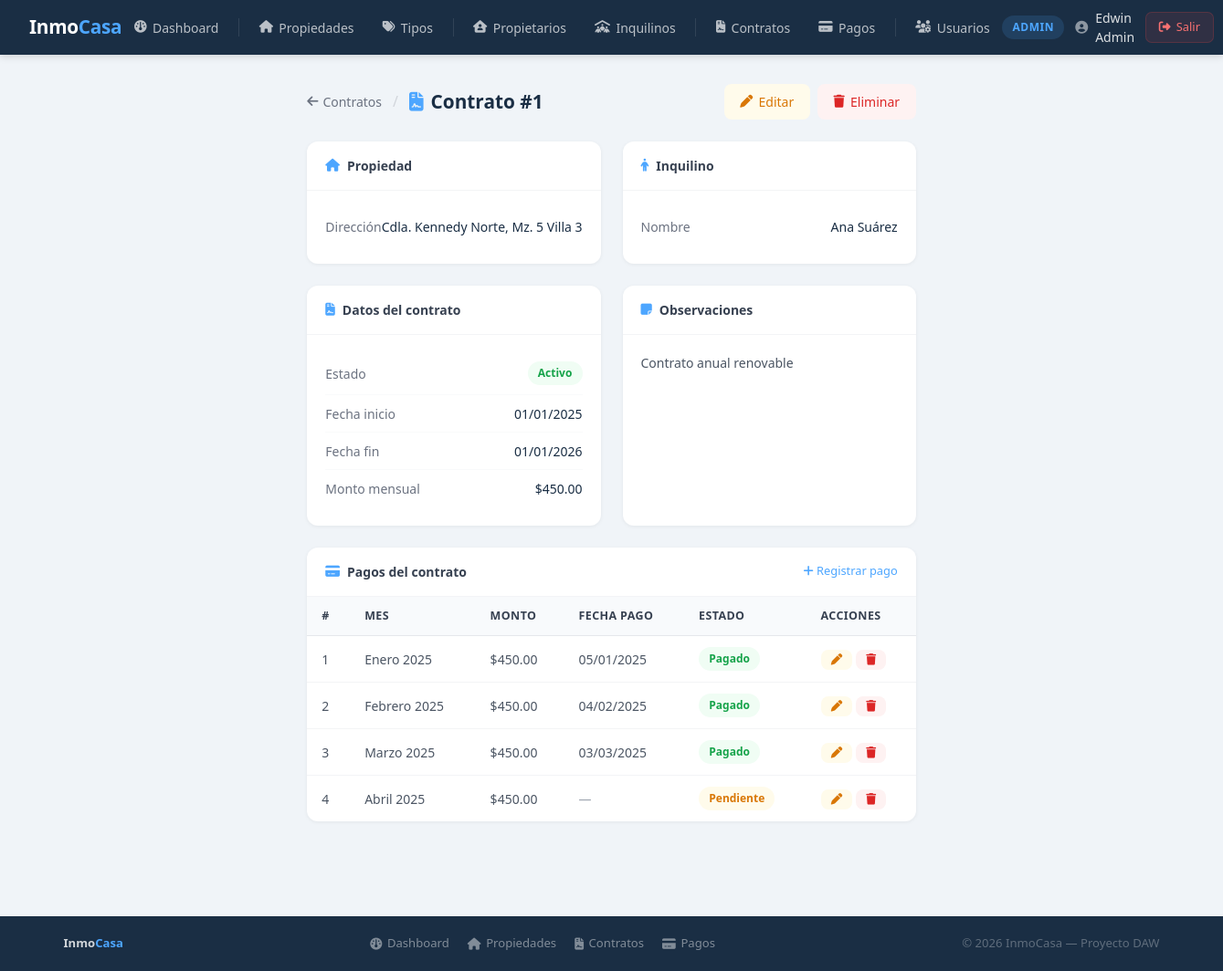
Screenshot of /index.php?action=contrato_detalle&id=1 (signed in) with the database file from the repository.
### tables this page shows
CREATE TABLE IF NOT EXISTS contratos (
    id INT AUTO_INCREMENT PRIMARY KEY,
    propiedad_id INT NOT NULL,
    inquilino_id INT NOT NULL,
    fecha_inicio DATE NOT NULL,
    fecha_fin DATE NOT NULL,
    monto_mensual DECIMAL(10,2) NOT NULL,
    estado ENUM('Activo', 'Finalizado', 'Cancelado') DEFAULT 'Activo',
    observaciones TEXT,
    created_at TIMESTAMP DEFAULT CURRENT_TIMESTAMP,
    FOREIGN KEY (propiedad_id) REFERENCES propiedades(id),
    FOREIGN KEY (inquilino_id) REFERENCES inquilinos(id)
);

CREATE TABLE IF NOT EXISTS propiedades (
    id INT AUTO_INCREMENT PRIMARY KEY,
    direccion VARCHAR(200) NOT NULL,
    precio DECIMAL(10,2) NOT NULL,
    metros2 DECIMAL(8,2) NOT NULL,
    descripcion TEXT,
    estado ENUM('Disponible', 'Arrendada', 'En venta', 'Vendida') DEFAULT 'Disponible',
    tipo_id INT NOT NULL,
    propietario_id INT NOT NULL,
    created_at TIMESTAMP DEFAULT CURRENT_TIMESTAMP,
    FOREIGN KEY (tipo_id) REFERENCES tipos_inmueble(id),
    FOREIGN KEY (propietario_id) REFERENCES propietarios(id)
);

CREATE TABLE IF NOT EXISTS inquilinos (
    id INT AUTO_INCREMENT PRIMARY KEY,
    nombre VARCHAR(100) NOT NULL,
    cedula VARCHAR(13) NOT NULL UNIQUE,
    telefono VARCHAR(15),
    email VARCHAR(100) NOT NULL UNIQUE,
    direccion VARCHAR(200),
    referencia VARCHAR(200),
    created_at TIMESTAMP DEFAULT CURRENT_TIMESTAMP
);

CREATE TABLE IF NOT EXISTS pagos (
    id INT AUTO_INCREMENT PRIMARY KEY,
    contrato_id INT NOT NULL,
    fecha_pago DATE,
    monto DECIMAL(10,2) NOT NULL,
    mes_correspondiente VARCHAR(20) NOT NULL,
    estado ENUM('Pagado', 'Pendiente', 'Vencido') DEFAULT 'Pendiente',
    observaciones TEXT,
    created_at TIMESTAMP DEFAULT CURRENT_TIMESTAMP,
    FOREIGN KEY (contrato_id) REFERENCES contratos(id)
);

### app/controllers/ContratoController.php (called while the page is built, shortened)
<?php
include_once __DIR__ . '/../models/Contrato.php';
class ContratoController {
    private $modelo;
    public function __construct() {
        $this->modelo = new Contrato();
    }
    public function detalle($id) {
        $contrato = $this->modelo->obtenerPorId($id);
        include_once __DIR__ . '/../views/contratos/detalle.php';
    }
}
?>

### config/database.example.php (called while the page is built, shortened)
<?php
class Database{
    private static $conn = null;
    public static function getConexion(){
        if( self::$conn === null){
            try{
                $dsn = 'mysql:host='.DB_HOST .
                ';port='. DB_PORT .
                ';dbname='.DB_NAME .
                ';charset=utf8';
                self::$conn = new PDO($dsn , DB_USER,DB_PASS ,[
                    PDO::ATTR_ERRMODE => PDO::ERRMODE_EXCEPTION,
                    PDO::ATTR_DEFAULT_FETCH_MODE => PDO::FETCH_ASSOC,
                    PDO::ATTR_EMULATE_PREPARES => false,
                ]);
            }catch(PDOException $e){
                die("Error de conexion: ". $e->getMessage());
            }
        }
        return self::$conn;
    }
}
?>

### app/models/Contrato.php (called while the page is built, shortened)
<?php
class Contrato
{
    private $conn;
    public function __construct()
    {
        $this->conn = Database::getConexion();
    }
    public function obtenerPorId($id)
    {
        try {
            $sql = "SELECT c.*,
            p.direccion AS propiedad_direccion,
            p.propietario_id,
            i.nombre AS nombre_inquilino
            FROM contratos c
            INNER JOIN propiedades p ON c.propiedad_id = p.id
            Inner join inquilinos i ON c.inquilino_id = i.id
            WHERE c.id = ?";
            $stmt = $this->conn->prepare($sql);
            $stmt->execute([$id]);
            return $stmt->fetch();
        } catch (PDOException $e) {
            return ["Exito" => false, "mensaje" => "Error de obtener por id" . $e->getMessage()];
        }
    }
}

### app/models/Pago.php (called while the page is built, shortened)
<?php
class Pago {
    private $conn;
    public function __construct() {
        $this->conn = Database::getConexion();
    }
    public function obtenerPorContrato($contrato_id) {
        try {
            $sql = "SELECT p.*,
                    i.nombre AS inquilino_nombre
                    FROM pagos p
                    INNER JOIN contratos c ON p.contrato_id = c.id
                    INNER JOIN inquilinos i ON c.inquilino_id = i.id
                    WHERE p.contrato_id = ?
                    ORDER BY p.created_at DESC";
            $stmt = $this->conn->prepare($sql);
            $stmt->execute([$contrato_id]);
            return $stmt->fetchAll();
        } catch (PDOException $e) {
            return ["exito" => false, "mensaje" => "Error al obtener pagos por contrato: " . $e->getMessage()];
        }
    }
}
?>

### app/views/contratos/detalle.php (the view, shortened to what this page needs)
<?php include_once __DIR__ . '/../layouts/header.php'; ?>
<?php $contrato = $contrato ?? []; $rol = $_SESSION['rol']; ?>
<div class="page-header">
    <div class="breadcrumb">
        <a href="<?= BASE_URL ?>?action=contratos"><i class="fa-solid fa-arrow-left"></i> Contratos</a>
        <span class="separator">/</span>
        <div class="page-title"><i class="fa-solid fa-file-contract"></i> Contrato #<?= $contrato['id'] ?? '' ?></div>
    </div>
    <?php if ($rol === 'Admin'): ?>
        <div class="acciones">
            <a href="<?= BASE_URL ?>?action=contrato_editar&id=<?= $contrato['id'] ?>" class="btn btn-warning"><i class="fa-solid fa-pen"></i> Editar</a>
            <a href="<?= BASE_URL ?>?action=contrato_eliminar&id=<?= $contrato['id'] ?>" class="btn btn-danger" onclick="return confirm('¿Eliminar este contrato?')"><i class="fa-solid fa-trash"></i> Eliminar</a>
        </div>
    <?php endif; ?>
</div>
<div class="detail-grid">
    <div class="detail-card">
        <div class="card-header"><i class="fa-solid fa-house"></i> Propiedad</div>
        <div class="card-body">
            <div class="field-row"><span class="field-label">Dirección</span><span class="field-value"><?= htmlspecialchars($contrato['propiedad_direccion'] ?? '') ?></span></div>
        </div>
    </div>
    <div class="detail-card">
        <div class="card-header"><i class="fa-solid fa-person"></i> Inquilino</div>
        <div class="card-body">
            <div class="field-row"><span class="field-label">Nombre</span><span class="field-value"><?= htmlspecialchars($contrato['inquilino_nombre'] ?? $contrato['nombre_inquilino'] ?? '') ?></span></div>
        </div>
    </div>
    <div class="detail-card">
        <div class="card-header"><i class="fa-solid fa-file-contract"></i> Datos del contrato</div>
        <div class="card-body">
            <div class="field-row"><span class="field-label">Estado</span><span class="field-value"><span class="badge badge-<?= strtolower($contrato['estado'] ?? '') ?>"><?= htmlspecialchars($contrato['estado'] ?? '') ?></span></span></div>
            <div class="field-row"><span class="field-label">Fecha inicio</span><span class="field-value"><?= isset($contrato['fecha_inicio']) ? date('d/m/Y', strtotime($contrato['fecha_inicio'])) : '' ?></span></div>
            <div class="field-row"><span class="field-label">Fecha fin</span><span class="field-value"><?= isset($contrato['fecha_fin']) ? date('d/m/Y', strtotime($contrato['fecha_fin'])) : '' ?></span></div>
            <div class="field-row"><span class="field-label">Monto mensual</span><span class="field-value">$<?= number_format($contrato['monto_mensual'] ?? 0, 2) ?></span></div>
        </div>
    </div>
    <div class="detail-card">
        <div class="card-header"><i class="fa-solid fa-note-sticky"></i> Observaciones</div>
        <div class="card-body">
            <p style="font-size:0.875rem;color:#4b5563"><?= !empty($contrato['observaciones']) ? htmlspecialchars($contrato['observaciones']) : 'Sin observaciones.' ?></p>
        </div>
    </div>
    <div class="detail-card full">
        <div class="card-header">
            <i class="fa-solid fa-credit-card"></i> Pagos del contrato
            <?php if ($rol === 'Admin'): ?>
                <a href="<?= BASE_URL ?>?action=pago_crear&contrato_id=<?= $contrato['id'] ?>" style="margin-left:auto;font-size:0.8rem;color:#4da6ff;text-decoration:none;font-weight:500;">
                    <i class="fa-solid fa-plus"></i> Registrar pago
                </a>
            <?php endif; ?>
        </div>
        <?php
        include_once __DIR__ . '/../../models/Pago.php';
        $pagoModelo = new Pago();
        $pagos = $pagoModelo->obtenerPorContrato($contrato['id']);
        ?>
        <?php if (empty($pagos)): ?>
            <div class="empty-state"><i class="fa-solid fa-receipt" style="font-size:2rem;display:block;margin-bottom:0.5rem;color:#d1d5db"></i> No hay pagos registrados</div>
        <?php else: ?>
            <table>
                <thead><tr><th>#</th><th>Mes</th><th>Monto</th><th>Fecha pago</th><th>Estado</th><?php if ($rol === 'Admin'): ?><th>Acciones</th><?php endif; ?></tr></thead>
                <tbody>
                    <?php foreach ($pagos as $p): ?>
                    <tr>
                        <td><?= $p['id'] ?></td>
                        <td><?= htmlspecialchars($p['mes_correspondiente']) ?></td>
                        <td>$<?= number_format($p['monto'], 2) ?></td>
                        <td><?= $p['fecha_pago'] ? date('d/m/Y', strtotime($p['fecha_pago'])) : '<span style="color:#9ca3af">—</span>' ?></td>
                        <td><span class="badge badge-<?= strtolower($p['estado']) ?>"><?= $p['estado'] ?></span></td>
                        <?php if ($rol === 'Admin'): ?>
                        <td>
                            <a href="<?= BASE_URL ?>?action=pago_editar&id=<?= $p['id'] ?>" class="btn btn-warning" style="padding:0.3rem 0.7rem;font-size:0.78rem"><i class="fa-solid fa-pen"></i></a>
                            <a href="<?= BASE_URL ?>?action=pago_eliminar&id=<?= $p['id'] ?>" class="btn btn-danger" style="padding:0.3rem 0.7rem;font-size:0.78rem" onclick="return confirm('¿Eliminar este pago?')"><i class="fa-solid fa-trash"></i></a>
                        </td>
                        <?php endif; ?>
                    </tr>
                    <?php endforeach; ?>
                </tbody>
            </table>
        <?php endif; ?>
    </div>
</div>
<?php include_once __DIR__ . '/../layouts/footer.php'; ?>

### public/css/style.css (style rules this page uses)
*, *::before, *::after { margin: 0; padding: 0; box-sizing: border-box; }
html { font-size: 16px; }
body { font-family: 'Segoe UI', system-ui, -apple-system, sans-serif; background: #f0f4f8; color: #1a2e44; min-height: 100vh; line-height: 1.5; display: flex; flex-direction: column; }
p { color: #4b5563; }
a { color: #4da6ff; text-decoration: none; transition: color 0.2s; }
.btn { display: inline-flex; align-items: center; gap: 0.4rem; padding: 0.55rem 1.1rem; border-radius: 8px; font-size: 0.875rem; font-weight: 500; text-decoration: none; cursor: pointer; border: none; transition: all 0.2s; white-space: nowrap; }
.btn-warning { background: #fffbeb; color: #d97706; }
.btn-danger { background: #fef2f2; color: #dc2626; }
.badge { display: inline-block; font-size: 0.72rem; font-weight: 600; padding: 0.2rem 0.65rem; border-radius: 99px; white-space: nowrap; }
.badge-activo { background: #f0fdf4; color: #16a34a; }
.badge-pagado { background: #f0fdf4; color: #16a34a; }
.badge-pendiente { background: #fffbeb; color: #d97706; }
.card-header { padding: 1rem 1.25rem; border-bottom: 1px solid #f3f4f6; font-size: 0.875rem; font-weight: 600; color: #374151; display: flex; align-items: center; gap: 0.5rem; }
.card-header i { color: #4da6ff; }
.card-body { padding: 1.25rem; }
table { width: 100%; border-collapse: collapse; font-size: 0.875rem; }
thead { background: #f8fafc; border-bottom: 1px solid #e5e7eb; }
th { padding: 0.75rem 1rem; text-align: left; font-weight: 600; color: #374151; font-size: 0.78rem; text-transform: uppercase; letter-spacing: 0.4px; white-space: nowrap; }
td { padding: 0.75rem 1rem; color: #4b5563; border-bottom: 1px solid #f3f4f6; vertical-align: middle; }
tr:last-child td { border-bottom: none; }
.acciones { display: flex; gap: 0.4rem; flex-wrap: wrap; }
.page-header { display: flex; align-items: center; justify-content: space-between; margin-bottom: 1.5rem; flex-wrap: wrap; gap: 1rem; }
.breadcrumb { display: flex; align-items: center; gap: 0.75rem; }
.breadcrumb a { color: #6b7280; font-size: 0.875rem; display: flex; align-items: center; gap: 0.3rem; }
.breadcrumb .separator { color: #d1d5db; }
.page-title { font-size: 1.3rem; font-weight: 600; color: #1a2e44; display: flex; align-items: center; gap: 0.5rem; }
.page-title i { color: #4da6ff; }

### app/views/layouts/header.php (style rules this page uses)
* { margin: 0; padding: 0; box-sizing: border-box; }
body { font-family: 'Segoe UI', sans-serif; background: #f0f4f8; min-height: 100vh; display: flex; flex-direction: column; }

### rows the page displays
contratos: id "1", propiedad.direccion "Cdla. Kennedy Norte, Mz. 5 Villa 3", inquilino.nombre "Ana Suárez", estado "Activo", fecha_inicio "01/01/2025", fecha_fin "01/01/2026", monto_mensual "450.00", observaciones "Contrato anual renovable"
pagos: id "1", mes_correspondiente "Enero 2025", monto "450.00", fecha_pago "05/01/2025", estado "Pagado"
pagos: id "2", mes_correspondiente "Febrero 2025", monto "450.00", fecha_pago "04/02/2025", estado "Pagado"
pagos: id "3", mes_correspondiente "Marzo 2025", monto "450.00", fecha_pago "03/03/2025", estado "Pagado"
pagos: id "4", mes_correspondiente "Abril 2025", monto "450.00", estado "Pendiente"

### other values shown
$rol "ADMIN"
$nombre "Edwin Admin"
